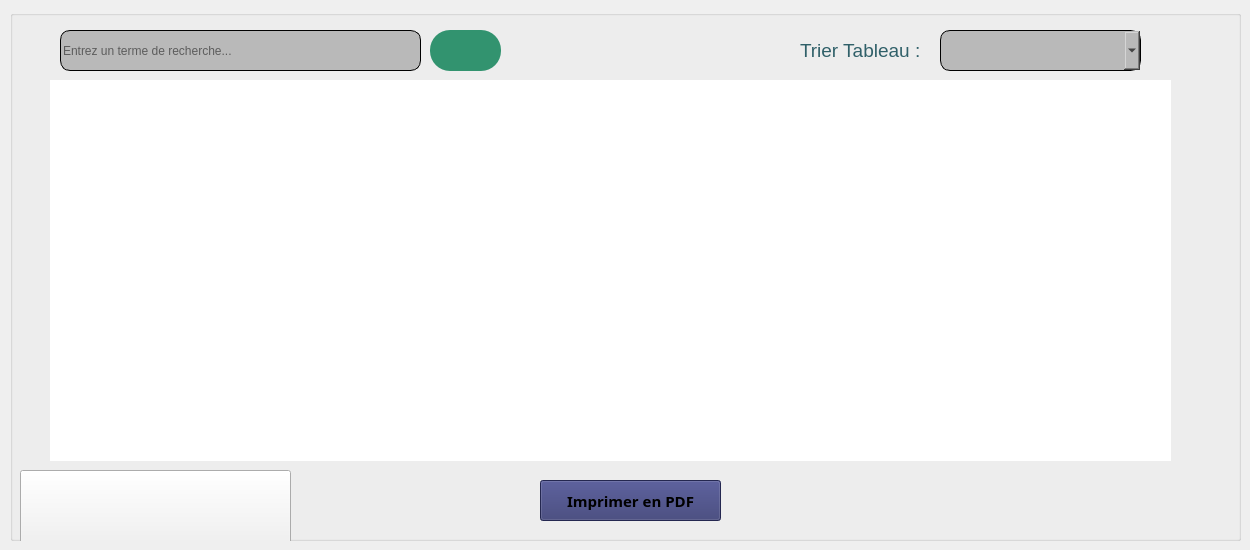
   <widget class="QWidget" name="tab_6">
    <attribute name="title">
     <string>LISTE AUDITEURS</string>
    </attribute>
    <widget class="QGroupBox" name="groupBox_9">
     <property name="geometry">
      <rect>
       <x>10</x>
       <y>10</y>
       <width>1231</width>
       <height>531</height>
      </rect>
     </property>
     <property name="styleSheet">
      <string notr="true">background-color: #F0F0F0; </string>
     </property>
     <property name="title">
      <string/>
     </property>
     <widget class="QTableView" name="tableView_lister_audi">
      <property name="geometry">
       <rect>
        <x>40</x>
        <y>70</y>
        <width>1121</width>
        <height>381</height>
       </rect>
      </property>
      <property name="cursor" stdset="0">
       <cursorShape>PointingHandCursor</cursorShape>
      </property>
      <property name="styleSheet">
       <string notr="true">background-color:white ; 
border-radius : 0px ; </string>
      </property>
     </widget>
     <widget class="QLineEdit" name="lineEdit_recherche_audi">
      <property name="geometry">
       <rect>
        <x>50</x>
        <y>20</y>
        <width>361</width>
        <height>41</height>
       </rect>
      </property>
      <property name="styleSheet">
       <string notr="true">background-color: rgb(185, 185, 185) ; 
border-radius : 10px ; 
border : 1px solid black ;</string>
      </property>
      <property name="placeholderText">
       <string>Entrez un terme de recherche...</string>
      </property>
     </widget>
     <widget class="QComboBox" name="comboBox_trie">
      <property name="geometry">
       <rect>
        <x>930</x>
        <y>20</y>
        <width>201</width>
        <height>41</height>
       </rect>
      </property>
      <property name="styleSheet">
       <string notr="true">background-color: rgb(185, 185, 185) ; 
border-radius : 10px ; 
border : 1px solid black ;</string>
      </property>
     </widget>
     <widget class="QPushButton" name="pushButton_pdf_audi">
      <property name="geometry">
       <rect>
        <x>530</x>
        <y>470</y>
        <width>181</width>
        <height>41</height>
       </rect>
      </property>
      <property name="font">
       <font>
        <family>Neue Haas Grotesk Text Pro</family>
        <pointsize>11</pointsize>
        <weight>75</weight>
        <italic>false</italic>
        <bold>true</bold>
        <underline>false</underline>
       </font>
      </property>
      <property name="cursor">
       <cursorShape>PointingHandCursor</cursorShape>
      </property>
      <property name="styleSheet">
       <string notr="true">background-color :#333770;
padding:0px;
</string>
      </property>
      <property name="text">
       <string>Imprimer en PDF</string>
      </property>
      <property name="icon">
       <iconset resource="source.qrc">
        <normaloff>:/img/images/pd.png</normaloff>:/img/images/pd.png</iconset>
      </property>
      <property name="iconSize">
       <size>
        <width>30</width>
        <height>50</height>
       </size>
      </property>
     </widget>
     <widget class="QLabel" name="label_40">
      <property name="geometry">
       <rect>
        <x>790</x>
        <y>30</y>
        <width>121</width>
        <height>21</height>
       </rect>
      </property>
      <property name="font">
       <font>
        <family>MS Shell Dlg 2</family>
        <pointsize>14</pointsize>
        <weight>50</weight>
        <italic>false</italic>
        <bold>false</bold>
       </font>
      </property>
      <property name="styleSheet">
       <string notr="true">background-color:none;
font: 14pt &quot;MS Shell Dlg 2&quot;;
color: #306069;</string>
      </property>
      <property name="text">
       <string>Trier Tableau :</string>
      </property>
     </widget>
     <widget class="QPushButton" name="pushButto_recherche_audi">
      <property name="geometry">
       <rect>
        <x>420</x>
        <y>20</y>
        <width>71</width>
        <height>41</height>
       </rect>
      </property>
      <property name="font">
       <font>
        <family>Arial</family>
        <pointsize>-1</pointsize>
        <weight>75</weight>
        <bold>true</bold>
       </font>
      </property>
      <property name="styleSheet">
       <string notr="true">QPushButton{
background:none;
    font-family: Arial, sans-serif; 
    font-weight: bold; 
    font-size: 20px; 
border : none ; 
border-radius : 0 px ;
color : black ; 
padding:2px;
background-color:  #32936F;
border-radius: 20px;


}
QPushButton:hover{
background-color:  #0b6a3c;
border:none ; 
border-radius: 20px;

 
}
</string>
      </property>
      <property name="text">
       <string/>
      </property>
      <property name="icon">
       <iconset resource="source.qrc">
        <normaloff>:/img/images/search.png</normaloff>:/img/images/search.png</iconset>
      </property>
     </widget>
     <widget class="QPushButton" name="pushButton_17">
      <property name="geometry">
       <rect>
        <x>10</x>
        <y>460</y>
        <width>271</width>
        <height>81</height>
       </rect>
      </property>
      <property name="sizePolicy">
       <sizepolicy hsizetype="Minimum" vsizetype="Preferred">
        <horstretch>0</horstretch>
        <verstretch>0</verstretch>
       </sizepolicy>
      </property>
      <property name="styleSheet">
       <string notr="true"/>
      </property>
      <property name="text">
       <string/>
      </property>
      <property name="icon">
       <iconset resource="source.qrc">
        <normaloff>:/img/images/stat.png</normaloff>:/img/images/stat.png</iconset>
      </property>
      <property name="iconSize">
       <size>
        <width>50</width>
        <height>50</height>
       </size>
      </property>
     </widget>
    </widget>
   </widget>
